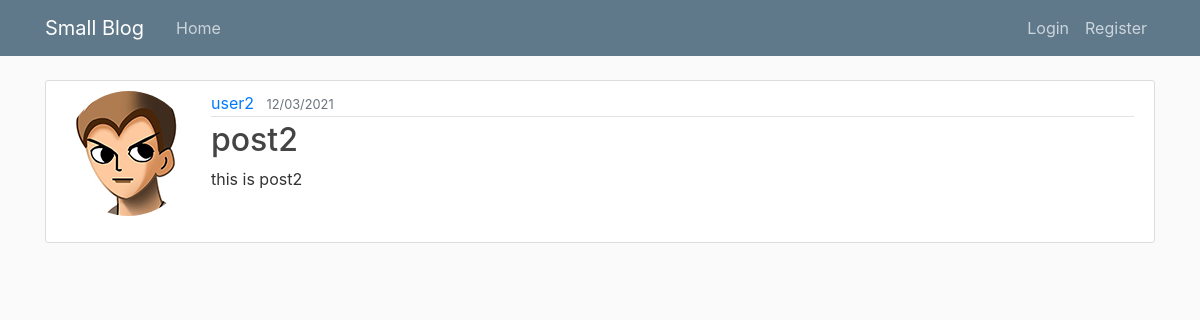
Screenshot of /post/2 with the database file from the repository.
### app/models.py (models this page shows, shortened)
class User(db.Model,UserMixin):
    id = db.Column(db.Integer, primary_key=True)
    username = db.Column(db.String(20),  nullable=False)
    email = db.Column(db.String(120), nullable=False)
    picture = db.Column(db.String(20), nullable=False, default='default.png')
    password = db.Column(db.String(60), nullable=False)
    posts = db.relationship('Post', backref='author', lazy=True)  #Post:class name
    followed = db.relationship('Follow',
                               foreign_keys=[Follow.followerid],
                               backref=db.backref('follower', lazy='joined'),
                               lazy='dynamic',
                               cascade='all, delete-orphan')
    followers = db.relationship('Follow',
                                foreign_keys=[Follow.followedid],
                                backref=db.backref('followed', lazy='joined'),
                                lazy='dynamic',
                                cascade='all, delete-orphan')

class Post(db.Model):
    id = db.Column(db.Integer, primary_key=True)
    title = db.Column(db.String(100), nullable=False)
    postdate = db.Column(db.DateTime, nullable=False, default=datetime.utcnow)
    content = db.Column(db.Text, nullable=False)
    uid = db.Column(db.Integer, db.ForeignKey('user.id'), nullable=False)   #user:name of db column

### app/posts/views.py (the view)
@posts.route('/post/<int:postid>', methods=['GET'])
def post(postid):
    post=Post.query.get_or_404(postid)
    return render_template('post.html', title=post.title, post=post)

### app/templates/post.html (shortened to what this page needs)
{% extends 'base.html' %}
{% block content %}
    <article class="media content-section">
    <img class="rounded-circle"
           src="{{ url_for('static',filename='picture/'+post.author.picture)}}"
           alt="profile image" style=" height: 125px;
  width: 125px;
  margin-right: 20px;
  margin-bottom: 16px;">
      <div class="media-body">
        <div class="article-metadata">
          <a class="mr-2" href="{{url_for('users.posts', username=post.author.username ,page=page_num)}}">{{ post.author.username }}</a>
          <small class="text-muted">{{ post.postdate.strftime('%m/%d/%Y') }}</small>
        </div>
      <h2>{{ post.title }}</h2>
        <p class="article-content">{{ post.content }}</p>
      </div>
    </article>
{% endblock %}

### app/static/css/post.css (style rules this page uses)
body { background: #fafafa; color: #333333; margin-top: 5rem; }
h1, h2, h3, h4, h5, h6 { color: #444444; }
.content-section { background: #ffffff; padding: 10px 20px; border: 1px solid #dddddd; border-radius: 3px; margin-bottom: 20px; }
.article-content { white-space: pre-line; }
.article-metadata { padding-bottom: 1px; margin-bottom: 4px; border-bottom: 1px solid #e3e3e3 }

### rows the page displays
User: picture (placeholder picture), author.username "user2"
Post: postdate "12/03/2021", title "post2", content "this is post2"
